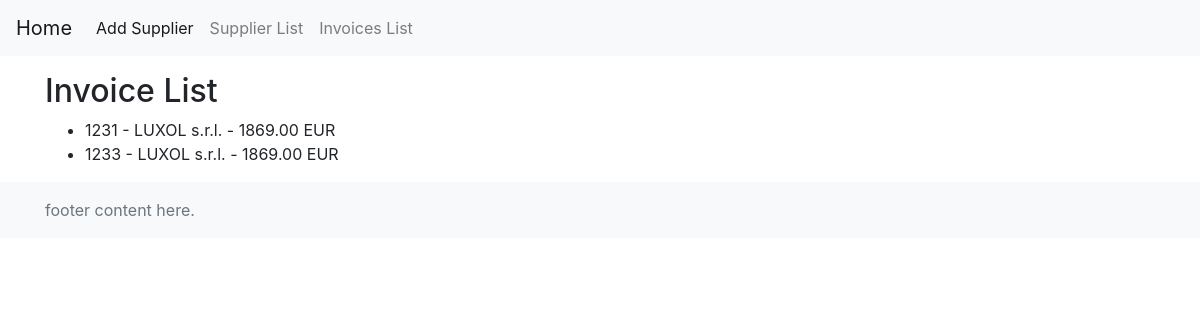
Page /vendors/invoices/ on the committed database.
### vendors/models.py (models this page shows, shortened)
class Invoice(models.Model):
    supplier = models.ForeignKey(Supplier, on_delete=models.CASCADE, related_name='invoices', verbose_name=_('Supplier'))
    invoice_number = models.CharField(max_length=100, verbose_name=_('Invoice Number'))
    date = models.DateField(verbose_name=_('Invoice Date'))
    discount = models.DecimalField(max_digits=12, decimal_places=2, verbose_name=_('Discount'), blank=True, null=True)
    fee_before_discount = models.DecimalField(max_digits=12, decimal_places=2, verbose_name=_('Fee Before Discount'), blank=True, null=True)
    fee_after_discount = models.DecimalField(max_digits=12, decimal_places=2, verbose_name=_('Fee After Discount'), blank=True, null=True)
    total_amount = models.DecimalField(max_digits=12, decimal_places=2, verbose_name=_('Total Amount'))
    file = models.FileField(upload_to='invoices/', verbose_name=_('Invoice File'), blank=True, null=True)
    class Meta:
        verbose_name = _('Invoice')
        verbose_name_plural = _('Invoices')

class Supplier(models.Model):
    name = models.CharField(max_length=255, verbose_name=_('Name'))
    contact_person = models.CharField(max_length=255, verbose_name=_('Contact Person'), blank=True, null=True)
    phone_number = models.CharField(max_length=20, verbose_name=_('Phone Number'), blank=True, null=True)
    fax_number = models.CharField(max_length=20, verbose_name=_('Fax Number'), blank=True, null=True)
    email = models.EmailField(verbose_name=_('Email'), blank=True, null=True)
    website = models.URLField(verbose_name=_('Website'), blank=True, null=True)
    address = models.TextField(verbose_name=_('Address'), blank=True, null=True)
    registration_number = models.CharField(max_length=100, verbose_name=_('Registration Number'), blank=True, null=True)
    tax_code = models.CharField(max_length=100, verbose_name=_('Tax Code'), blank=True, null=True)
    vat_number = models.CharField(max_length=100, verbose_name=_('VAT Number'), blank=True, null=True)
    bank = models.CharField(max_length=255, verbose_name=_('Bank'), blank=True, null=True)
    bank_address = models.TextField(verbose_name=_('Bank Address'), blank=True, null=True)
    iban = models.CharField(max_length=100, verbose_name=_('IBAN'), blank=True, null=True)
    swift = models.CharField(max_length=100, verbose_name=_('SWIFT'), blank=True, null=True)
    class Meta:
        verbose_name = _('Supplier')
        verbose_name_plural = _('Suppliers')

### vendors/views.py (the view)
# urls.py: path('invoices/', invoice_list, name='invoice_list'),
def invoice_list(request):
    invoices = Invoice.objects.all()
    return render(request, 'vendors/invoice_list.html', {'invoices': invoices})

### vendors/templates/vendors/invoice_list.html
{% extends 'vendors/base.html' %}
{% load static %}
{% load i18n %}
{% block content %}
  <h2>{% trans "Invoice List" %}</h2>
  <ul>
    {% for invoice in invoices %}
      <li>{{ invoice.invoice_number }} - {{ invoice.supplier.name }} - {{ invoice.total_amount }} EUR</li>
    {% empty %}
      <li>{% trans "No invoices available." %}</li>
    {% endfor %}
  </ul>
{% endblock %}

### rows in the picture
Invoice: invoice_number "1231", supplier.name "LUXOL s.r.l.", total_amount "1869.00"
Invoice: invoice_number "1233", supplier.name "LUXOL s.r.l.", total_amount "1869.00"
